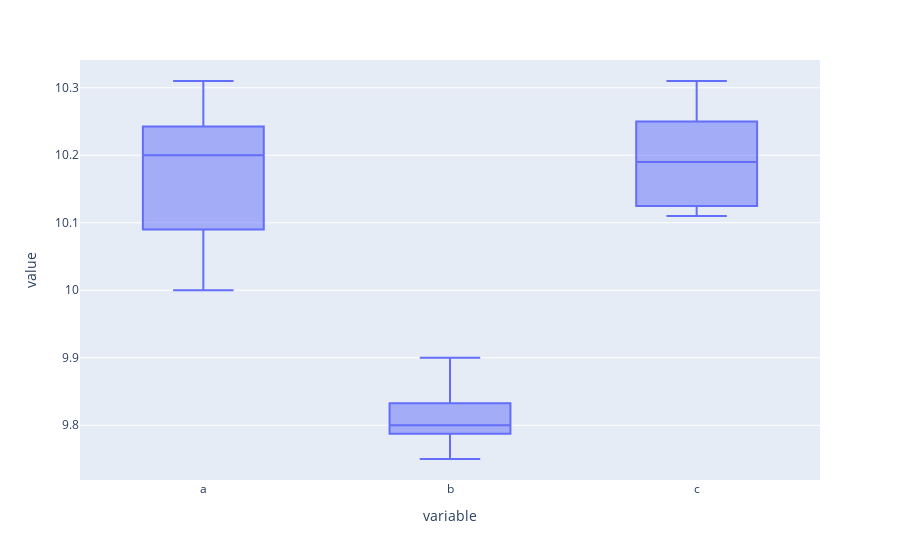

Notebook code for this chart:
### Code cell
fig1=px.box(rsn_df)
fig1.show()

### Figure 1 — Plotly figure (JSON) as saved in the notebook; plotly's stock layout.template omitted (floating-point values rounded to 4 significant figures)
{"data": [{"alignmentgroup": "True", "hovertemplate": "variable=%{x}<br>value=%{y}<extra></extra>", "legendgroup": "", "marker": {"color": "#636efa"}, "name": "", "notched": false, "offsetgroup": "", "orientation": "v", "showlegend": false, "type": "box", "x": ["a", "a", "a", "a", "a", "b", "b", "b", "b", "b", "c", "c", "c", "c", "c"], "x0": " ", "xaxis": "x", "y": [10, 10.2, 10.12, 10.31, 10.22, 9.81, 9.9, 9.75, 9.8, 9.8, 10.11, 10.19, 10.13, 10.23, 10.31], "y0": " ", "yaxis": "y"}], "layout": {"boxmode": "group", "legend": {"tracegroupgap": 0}, "margin": {"t": 60}, "xaxis": {"anchor": "y", "domain": [0, 1], "title": {"text": "variable"}}, "yaxis": {"anchor": "x", "domain": [0, 1], "title": {"text": "value"}}}}
